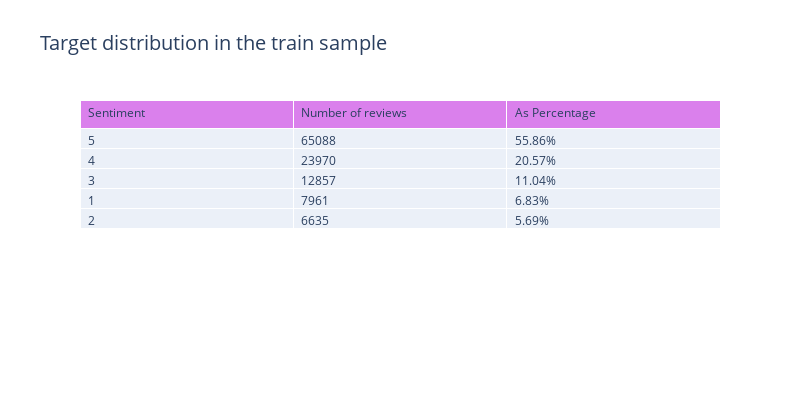

Write notebook code for a chart like this one.
### Code cell
trace = go.Table(header=dict(values=['Sentiment', 'Number of reviews', 'As Percentage'],
                             fill = dict(color=['#da80ec']),
                             align = ['left'] * 5),
                 cells=dict(values=[train.overall.value_counts().keys(),
                                    train.overall.value_counts(),['{:.2%}'.format(x) for x in train.overall.value_counts()/len(train)]],
                            align = ['left'] * 5))

layout = go.Layout(title='Target distribution in the train sample',
                   titlefont = dict(size = 20),
                   width=800, height=400,
                   paper_bgcolor =  'rgba(0,0,0,0)',
                   plot_bgcolor = 'rgba(0,0,0,0)',
                   autosize = True,
                   yaxis=go.layout.YAxis(automargin = True),
                   )
data = [trace]
fig = dict(data=data, layout=layout)
iplot(fig)

### Figure 1 — Plotly figure (JSON) as saved in the notebook; plotly's stock layout.template omitted (floating-point values rounded to 4 significant figures)
{"data": [{"cells": {"align": ["left", "left", "left", "left", "left"], "values": [[5.0, 4.0, 3.0, 1.0, 2.0], [65088, 23970, 12857, 7961, 6635], ["55.86%", "20.57%", "11.04%", "6.83%", "5.69%"]]}, "header": {"align": ["left", "left", "left", "left", "left"], "fill": {"color": ["#da80ec"]}, "values": ["Sentiment", "Number of reviews", "As Percentage"]}, "type": "table"}], "layout": {"autosize": true, "height": 400, "paper_bgcolor": "rgba(0,0,0,0)", "plot_bgcolor": "rgba(0,0,0,0)", "title": {"font": {"size": 20}, "text": "Target distribution in the train sample"}, "width": 800, "yaxis": {"automargin": true}}}
